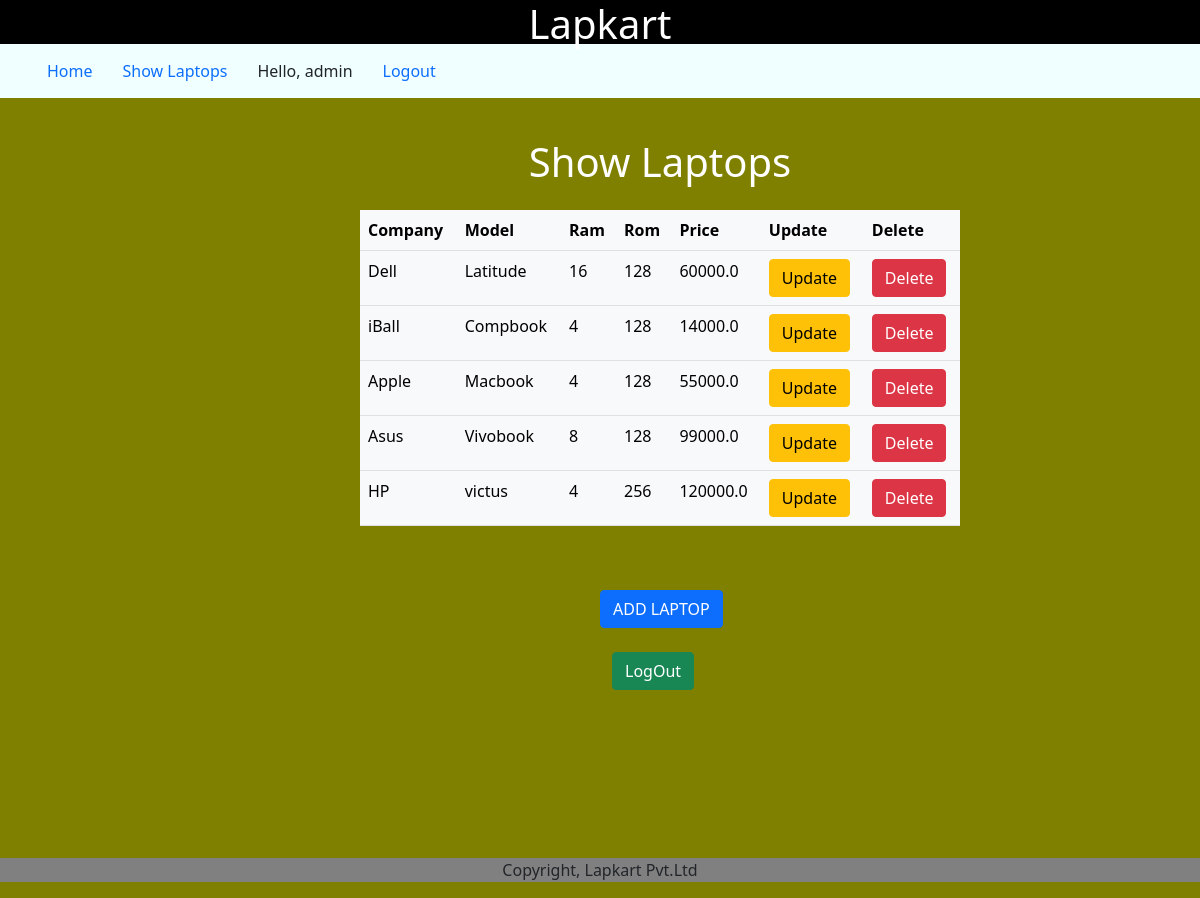
/seller/show/ (signed in), run on the app's committed database.
### SellerApp/models.py (models this page shows)
class Laptop(models.Model):
    company_name=models.CharField(max_length=32)
    model_name=models.CharField(max_length=32)
    ram = models.IntegerField()
    rom = models.IntegerField()
    price=models.FloatField()

### SellerApp/views.py (the view)
# urls.py: path("show/",views.show_laptops),
@login_required(login_url="/auth/login/")
def show_laptops(request):
    template_name = "SellerApp/show_laptops.html"
    laptop_obj=Laptop.objects.all()
    context = {"laptop_obj": laptop_obj}
    return render(request, template_name, context)

### templates/SellerApp/show_laptops.html (shortened to what this page needs)
<!DOCTYPE html>
<html lang="en">
<head>
    <link href="https://cdn.jsdelivr.net/npm/bootstrap@5.1.3/dist/css/bootstrap.min.css" rel="stylesheet">
</head>
<body style="background-color:olive;">
<header style="background-color:black; text-align:center; color:white">
    <h1>Lapkart</h1>
</header>
<ul class="ul_navbar" style="margin-top:-1%">
     <li><a href="/auth/home/">Home</a></li>
    <li><a href="/seller/show/">Show Laptops</a></li>
    {% if user.is_authenticated %}
    <li><a>Hello, {{user.username}}</a></li>
    <li><a href="/auth/logout/">Logout</a></li>
    {% else %}
    <li><a href="/auth/login/">Login</a></li>
    <li><a href="/auth/register/">Register</a></li>
    {% endif %}
</ul><br>
<h1 style="text-align:center; text-indent:10%;color:white">Show Laptops</h1>
<table class="table table-light" style="width:50%; margin-left:30%; margin-top:2%;">
    <tr>
        <th>Company</th>
        <th>Model</th>
        <th>Ram</th>
        <th>Rom</th>
        <th>Price</th>
        <th>Update</th>
        <th>Delete</th>
    </tr>
    {% for lap in laptop_obj %}
    <tr>
        <td> {{lap.company_name}} </td>
        <td> {{lap.model_name}} </td>
        <td> {{lap.ram}} </td>
        <td> {{lap.rom}} </td>
        <td> {{lap.price}} </td>
        <td><a href="/seller/update/{{lap.id}}"><button class="btn btn-warning">Update</button></a></td>
        <td><a href="/seller/delete/{{lap.id}}"><button class="btn btn-danger">Delete</button></a></td>
    </tr>
    {% endfor %}
</table><br><br>
<a href="/seller/add/">
    <button class="btn btn-primary" style="margin-left:50%">ADD LAPTOP</button>
</a><br><br>
<a href="/auth/login/"><button class="btn btn-success" style="margin-left:51%">LogOut</button></a><br><br><br><br><br><br><br><br>
<footer style="text-align:center;background-color:grey;color-white;padding;10px 15px 15px 15px;">
    <p>Copyright, Lapkart Pvt.Ltd</p>
</footer>
</body>
</html>

### templates/SellerApp/show_laptops.html (style rules this page uses)
.ul_navbar { background-color:azure; list-style-type:none; margin=0; padding=0; overflow:hidden; }
li { float:left; }
li a { display:block; text-decoration:none; padding:15px 15px 15px 15px; }
body { background-image: url("https://encrypted-tbn0.gstatic.com/images?q=tbn:ANd9GcQrY1_8FqJ2Uzxyd1bYRGpxq_Z72W_Be-d2-Q&usqp=CAU"); background-repeat: no-repeat; background-size: cover; }

### data on the page
Laptop: company_name "Dell", model_name "Latitude", ram "16", rom "128", price "60000.0"
Laptop: company_name "iBall", model_name "Compbook", ram "4", rom "128", price "14000.0"
Laptop: company_name "Apple", model_name "Macbook", ram "4", rom "128", price "55000.0"
Laptop: company_name "Asus", model_name "Vivobook", ram "8", rom "128", price "99000.0"
Laptop: company_name "HP", model_name "victus", ram "4", rom "256", price "120000.0"

### other printed values
{{ user.username }} "admin"
